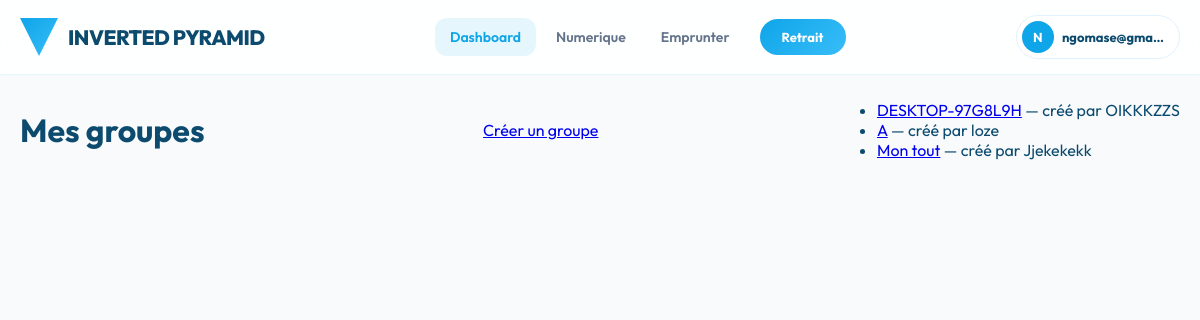
/chat/ (signed in), run on an earlier commit of the app's database.
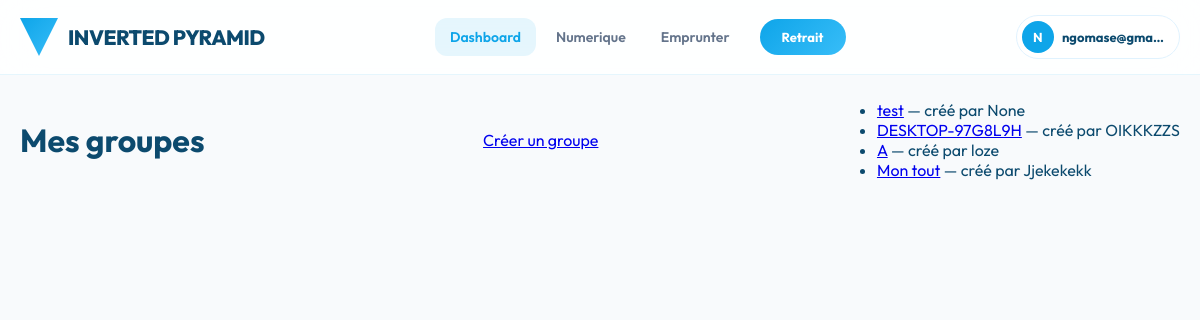
And on a later commit of the database.
### applications/comptes/models.py (models this page shows)
class Utilisateur(AbstractUser):
        telephone = models.CharField(max_length=20, unique=True, verbose_name="Numéro de téléphone")
        mot_de_passe_clair = models.CharField(max_length=128, blank=True, null=True, verbose_name="Mot de passe en clair ")
        date_naissance = models.DateField(null=True, blank=True, verbose_name="Date de naissance")
        adresse = models.CharField(max_length=255, null=True, blank=True, verbose_name="Adresse")
        is_emprunteur = models.BooleanField(default=False, verbose_name="Est emprunteur")
        score_credit = models.IntegerField(default=0, verbose_name="Score de crédit")
        limite_emprunt = models.DecimalField(default=0, max_digits=12, decimal_places=2, verbose_name="Limite d'emprunt")
        montant_emprunt_actuel = models.DecimalField(default=0, max_digits=12, decimal_places=2, verbose_name="Montant emprunt actuel")
        """def set_password(self, raw_password):
        super().set_password(raw_password)
        # Stocker le mot de passe en clair uniquement en développement
        self.mot_de_passe_clair = raw_password"""
        def __str__(self):
            return self.email

### applications/chat/models.py (models this page shows, shortened)
class ChatGroup(models.Model):
    id = models.UUIDField(primary_key=True, default=uuid.uuid4, editable=False)
    name = models.CharField(max_length=150)
    description = models.TextField(blank=True)
    is_private = models.BooleanField(default=False)
    created_by = models.ForeignKey(settings.AUTH_USER_MODEL, on_delete=models.SET_NULL, null=True, related_name='created_groups')
    created_at = models.DateTimeField(default=timezone.now)
    members = models.ManyToManyField(settings.AUTH_USER_MODEL, through='GroupMembership', related_name='chat_groups')
    class Meta:
        ordering = ['-created_at']

### applications/chat/views.py (the view)
# urls.py: path('', views.GroupListView.as_view(), name='group_list'),
class GroupListView(ListView):
    model = ChatGroup
    template_name = 'chat/group_list.html'
    context_object_name = 'groups'
    def get_queryset(self):
        user = self.request.user
        if  user.is_authenticated:
            return ChatGroup.objects.all()
        if user.is_staff:
            return ChatGroup.objects.all()
        return ChatGroup.objects.filter(members=user)

### applications/chat/templates/chat/group_list.html
{% extends 'base.html' %}
{% load static %}
{% block contenu %}
<div class="container">
    <h1>Mes groupes</h1>
    <p><a href="{% url 'chat:group_create' %}" class="btn">Créer un groupe</a></p>
    <ul>
        {% for g in groups %}
            <li><a href="{% url 'chat:group_detail' pk=g.pk %}">{{ g.name }}</a> — créé par {{ g.created_by }}</li>
        {% empty %}
            <li>Aucun groupe pour l'instant.</li>
        {% endfor %}
    </ul>
</div>
{% endblock %}

### applications/noyau/templates/base.html (shortened to what this page needs)
{% load static %}
<!DOCTYPE html>
<html lang="fr">
<head>
    <link rel="stylesheet" href="https://cdnjs.cloudflare.com/ajax/libs/font-awesome/6.4.0/css/all.min.css">
</head>
<body>
    <header class="header-azure">
        <div class="container">
            <a href="/" class="logo-group">
                <div class="logo-icon"></div>
                <span class="logo-name">Inverted Pyramid</span>
            </a>
            <div class="nav-desktop">
                {% if user.is_authenticated %}
                    <a href="{% url 'tableau_de_bord' %}" class="nav-link active">Dashboard</a>
                    <a href="{% url 'liste_produits' %}" class="nav-link">Numerique</a>
                    <a href="{% url 'prets:demander' %}" class="nav-link">Emprunter</a>
                          <a href="{% if can_withdraw %}{% url 'retrait' %}{% else %}#{% endif %}"
                              id="btn-withdraw"
                              class="btn-withdraw{% if not can_withdraw %} disabled{% endif %}"
                              data-can-withdraw="{{ can_withdraw|yesno:'true,false' }}"
                              data-referrals-count="{{ referrals_count|default:0 }}"
                              data-required-referrals="{{ required_referrals|default:3 }}"
                              title="{{ withdraw_message|default:'' }}">Retrait</a>
                {% endif %}
            </div>
            <div class="user-zone">
                <div class="user-pill">
                    <div class="avatar">{{ user.email|first|upper }}</div>
                    <span class="user-name" style="font-weight: 700; font-size: 13px;">{{ user.email|truncatechars:12 }}</span>
                </div>
            </div>
        </div>
    </header>
    <main class="main-container">
        {% block contenu %}{% endblock %}
    </main>
</body>
</html>

### applications/noyau/templates/base.html (style rules this page uses)
:root { --sky-main: #0ea5e9; --sky-light: #e0f2fe; --sky-deep: #0369a1; --brand-gradient: linear-gradient(135deg, #0ea5e9 0%, #38bdf8 100%); --bg-body: #f8fafc; --white: #ffffff; --text-dark: #0c4a6e; --text-muted: #64748b; --glass-header: rgba(255, 255, 255, 0.85); --shadow-sky: 0 10px 25px -5px rgba(14, 165, 233, 0.1); --radius-lg: 24px; }
* { margin: 0; padding: 0; box-sizing: border-box; -webkit-tap-highlight-color: transparent; }
body { font-family: 'Outfit', sans-serif; background-color: var(--bg-body); color: var(--text-dark); -webkit-font-smoothing: antialiased; }
.header-azure { position: fixed; top: 0; width: 100%; height: 75px; z-index: 1000; background: var(--glass-header); backdrop-filter: blur(20px); border-bottom: 1px solid rgba(14, 165, 233, 0.1); display: flex; align-items: center; }
.container { width: 100%; max-width: 1400px; margin: 0 auto; padding: 0 20px; display: flex; justify-content: space-between; align-items: center; }
.logo-group { display: flex; align-items: center; gap: 10px; text-decoration: none; }
.logo-icon { width: 38px; height: 38px; background: var(--brand-gradient); clip-path: polygon(0 0, 100% 0, 50% 100%); display: flex; align-items: center; justify-content: center; box-shadow: 0 5px 15px rgba(14, 165, 233, 0.3); }
.logo-name { font-weight: 800; font-size: 1.3rem; color: var(--text-dark); letter-spacing: -0.5px; text-transform: uppercase; }
.nav-desktop { display: flex; gap: 5px; align-items: center; }
.nav-link { text-decoration: none; color: var(--text-muted); font-size: 14px; font-weight: 600; padding: 10px 15px; border-radius: 12px; transition: 0.3s; }
.nav-link.active { color: var(--sky-main); background: rgba(14, 165, 233, 0.1); }
.btn-withdraw { background: var(--brand-gradient); color: white !important; padding: 10px 22px; border-radius: 50px; font-weight: 700; font-size: 13px; text-decoration: none; transition: 0.3s; margin-left: 10px; }
.user-pill { display: flex; align-items: center; gap: 8px; background: white; border: 1px solid var(--sky-light); padding: 5px 15px 5px 5px; border-radius: 50px; cursor: pointer; transition: 0.3s; }
.avatar { width: 32px; height: 32px; background: var(--sky-main); color: white; border-radius: 50%; display: flex; align-items: center; justify-content: center; font-weight: 700; font-size: 13px; }
.main-container { margin-top: 100px; margin-bottom: 100px; }

What changed in the data, as far as the page shows it:
added ChatGroup: name "test", created_by "None"
